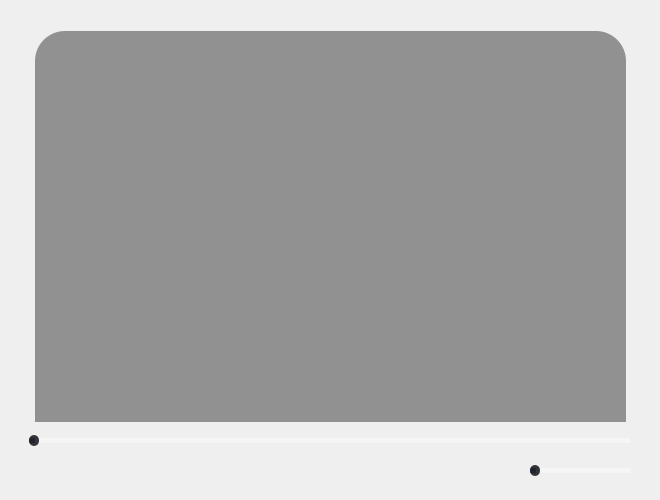
<?xml version="1.0" encoding="UTF-8"?>
<ui version="4.0">
 <class>Form</class>
 <widget class="QWidget" name="Form">
  <property name="geometry">
   <rect>
    <x>0</x>
    <y>0</y>
    <width>660</width>
    <height>500</height>
   </rect>
  </property>
  <property name="windowTitle">
   <string>Form</string>
  </property>
  <widget class="QWidget" name="widget" native="true">
   <property name="geometry">
    <rect>
     <x>0</x>
     <y>0</y>
     <width>660</width>
     <height>500</height>
    </rect>
   </property>
   <property name="styleSheet">
    <string notr="true">QListWidget {
	background-color: rgba(0, 0, 0, 100);
	border-top-left-radius: 30px;
	border-top-right-radius: 30px;
	padding: 10px 5px ;
}

QListWidget::item {
	color: rgb(255, 255, 255);
	padding: 5px 5px 5px 10px;
	height: 15px;
}

QListWidget::item:selected {
	background-color: rgba(255, 100, 0, 100);
	border-radius: 7px;
}

QSlider::groove {
	height: 5px;
	border-radius: 5px;	
	background-color: rgba(255, 255, 255, 100);
}

QSlider::handle {
	background-color: rgba(0, 0, 0, 200);
	border: none;
	border-radius: 5px;
	width: 10px;
	height: 10px;
	margin: -3px 0;
}

QSlider::sub-page {
	background-color: rgba(0, 50, 200, 100);
}

QPushButton{
	background-color: rgba(0, 0, 0, 0);
	color: rgb(255, 255, 255);
	border: none;
	border-radius: 10px;
}

QPushButton:hover{
	background-color: rgba(0,0,0, 50);
}


QPushButton#add_button:hover {
	background-color: rgba(0,0,0, 0);
}</string>
   </property>
   <widget class="QLabel" name="label">
    <property name="geometry">
     <rect>
      <x>0</x>
      <y>0</y>
      <width>660</width>
      <height>500</height>
     </rect>
    </property>
    <property name="styleSheet">
     <string notr="true">border-image: url(:/image/Gemini_Generated_Image_f3aimyf3aimyf3ai.jpeg);</string>
    </property>
    <property name="text">
     <string/>
    </property>
   </widget>
   <widget class="QSlider" name="main_slider">
    <property name="geometry">
     <rect>
      <x>29</x>
      <y>430</y>
      <width>601</width>
      <height>20</height>
     </rect>
    </property>
    <property name="orientation">
     <enum>Qt::Horizontal</enum>
    </property>
   </widget>
   <widget class="QPushButton" name="play_button">
    <property name="geometry">
     <rect>
      <x>290</x>
      <y>460</y>
      <width>88</width>
      <height>25</height>
     </rect>
    </property>
    <property name="styleSheet">
     <string notr="true"/>
    </property>
    <property name="text">
     <string/>
    </property>
    <property name="icon">
     <iconset resource="res.qrc">
      <normaloff>:/image/play-button-arrowhead.png</normaloff>:/image/play-button-arrowhead.png</iconset>
    </property>
   </widget>
   <widget class="QPushButton" name="next_button">
    <property name="geometry">
     <rect>
      <x>380</x>
      <y>460</y>
      <width>88</width>
      <height>25</height>
     </rect>
    </property>
    <property name="styleSheet">
     <string notr="true"/>
    </property>
    <property name="text">
     <string/>
    </property>
    <property name="icon">
     <iconset resource="res.qrc">
      <normaloff>:/image/next.png</normaloff>:/image/next.png</iconset>
    </property>
   </widget>
   <widget class="QPushButton" name="back_button">
    <property name="geometry">
     <rect>
      <x>200</x>
      <y>460</y>
      <width>88</width>
      <height>25</height>
     </rect>
    </property>
    <property name="styleSheet">
     <string notr="true"/>
    </property>
    <property name="text">
     <string/>
    </property>
    <property name="icon">
     <iconset resource="res.qrc">
      <normaloff>:/image/back.png</normaloff>:/image/back.png</iconset>
    </property>
   </widget>
   <widget class="QListWidget" name="playlist">
    <property name="geometry">
     <rect>
      <x>35</x>
      <y>31</y>
      <width>591</width>
      <height>391</height>
     </rect>
    </property>
    <property name="font">
     <font>
      <pointsize>16</pointsize>
      <weight>50</weight>
      <bold>false</bold>
     </font>
    </property>
    <property name="styleSheet">
     <string notr="true"/>
    </property>
   </widget>
   <widget class="QSlider" name="volume_slider">
    <property name="geometry">
     <rect>
      <x>530</x>
      <y>460</y>
      <width>101</width>
      <height>20</height>
     </rect>
    </property>
    <property name="orientation">
     <enum>Qt::Horizontal</enum>
    </property>
   </widget>
   <widget class="QPushButton" name="add_button">
    <property name="geometry">
     <rect>
      <x>40</x>
      <y>460</y>
      <width>41</width>
      <height>25</height>
     </rect>
    </property>
    <property name="text">
     <string/>
    </property>
    <property name="icon">
     <iconset resource="res.qrc">
      <normaloff>:/image/add.png</normaloff>:/image/add.png</iconset>
    </property>
    <property name="iconSize">
     <size>
      <width>24</width>
      <height>24</height>
     </size>
    </property>
   </widget>
  </widget>
 </widget>
 <resources>
  <include location="res.qrc"/>
 </resources>
 <connections/>
</ui>
